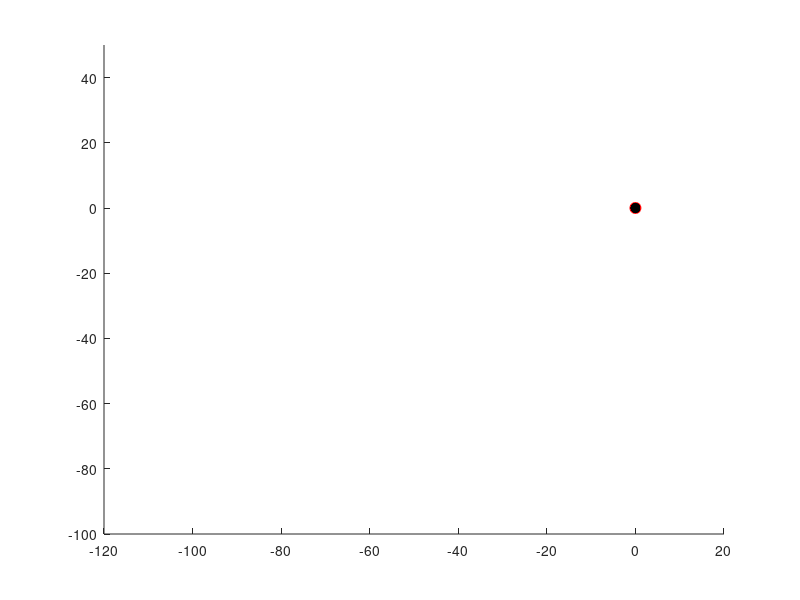

MATLAB code to generate this figure: (Note: this script raises an error after producing the figure.)
function strandbeest_animation()
    
    
    %initialize leg_params structure
    leg_params = struct();
    %number of vertices in linkage
    leg_params.num_vertices = 7;
    %number of links in linkage
    leg_params.num_linkages = 10;
    %matrix relating links to vertices
    leg_params.link_to_vertex_list = ...
    [ 1, 3;... %link 1 adjacency
    3, 4;... %link 2 adjacency
    2, 3;... %link 3 adjacency
    2, 4;... %link 4 adjacency
    4, 5;... %link 5 adjacency
    2, 6;... %link 6 adjacency
    1, 6;... %link 7 adjacency
    5, 6;... %link 8 adjacency
    5, 7;... %link 9 adjacency
    6, 7 ... %link 10 adjacency
    ];
    %length of crank shaft
    leg_params.crank_length = 15.0;
    %fixed position coords of vertex 0
    leg_params.vertex_pos0 = [0;0];
    %fixed position coords of vertex 2
    leg_params.vertex_pos2 = [-38.0;-7.8];
    
    vertex_coords = [...
     15; 0;... %vertex 1 guess
    -38; -7.8;... %vertex 2 guess
    -50; 50;... %vertex 3 guess
    -100; 0;... %vertex 4 guess
    -100; -50;... %vertex 5 guess
    -50; -50;... %vertex 6 guess
    -50; -100]; %vertex 7 guess
    
    %list of lengths for each link
    %in the leg mechanism
    leg_params.link_lengths = ...
    [ 50.0,... %link 1 length
    55.8,... %link 2 length
    41.5,... %link 3 length
    40.1,... %link 4 length
    39.4,... %link 5 length
    39.3,... %link 6 length
    61.9,... %link 7 length
    36.7,... %link 8 length
    65.7,... %link 9 length
    49.0 ... %link 10 length
    ];

    hold on;
    axis([-120,20,-100,50]);
    
    num_vertices = size(vertex_coords,1);
    num_links    = size(leg_params.link_to_vertex_list,1);
    
    % Fixed reference point
    plot(0,0,'ro','MarkerFaceColor','r','MarkerSize',8);
    
    % Plot moving vertices
    square_plot = plot(zeros(num_vertices,1), zeros(num_vertices,1), 'ko', ...
                       'MarkerFaceColor','k','MarkerSize',6);
    
    % Pre-create line objects for each linkage
    link_plots = gobjects(num_links,1); % preallocate graphics handles
    for i = 1:num_links
        link_plots(i) = plot([0 0],[0 0],'k-','LineWidth',2);
    end

    %dotted line for drive
    origin_link = plot([0 0],[0 0],'r:','LineWidth',1.5);
    
    %path of leg
    path_plot = plot(nan,nan,'b-','LineWidth',1.5); % green trajectory
    x_path = []; 
    y_path = [];
    
    for t = 0:0.002:25
        % compute vertex positions
        link_points_column   = compute_coords(vertex_coords, leg_params, t);
        linkage_points = column_to_matrix(link_points_column);
        
        x_plot = linkage_points(:,1);
        y_plot = linkage_points(:,2);
        
        % update vertices
        set(square_plot,'XData',x_plot,'YData',y_plot);
        
        % update each linkage using the adjacency list
        for i = 1:num_links
            v1 = leg_params.link_to_vertex_list(i,1);
            v2 = leg_params.link_to_vertex_list(i,2);
            set(link_plots(i), 'XData', [x_plot(v1) x_plot(v2)], 'YData', [y_plot(v1) y_plot(v2)]);
        end
        % Update dotted line from origin (0,0) to vertex 1 (crank arm)
        set(origin_link,'XData',[0, x_plot(1)], 'YData',[0, y_plot(1)]);
        
        %Path tracking
        x_path(end+1) = linkage_points(end, 1);
        y_path(end+1) = linkage_points(end, 2);
        set(path_plot,'XData',x_path,'YData',y_path);

    
    drawnow;
    end
end